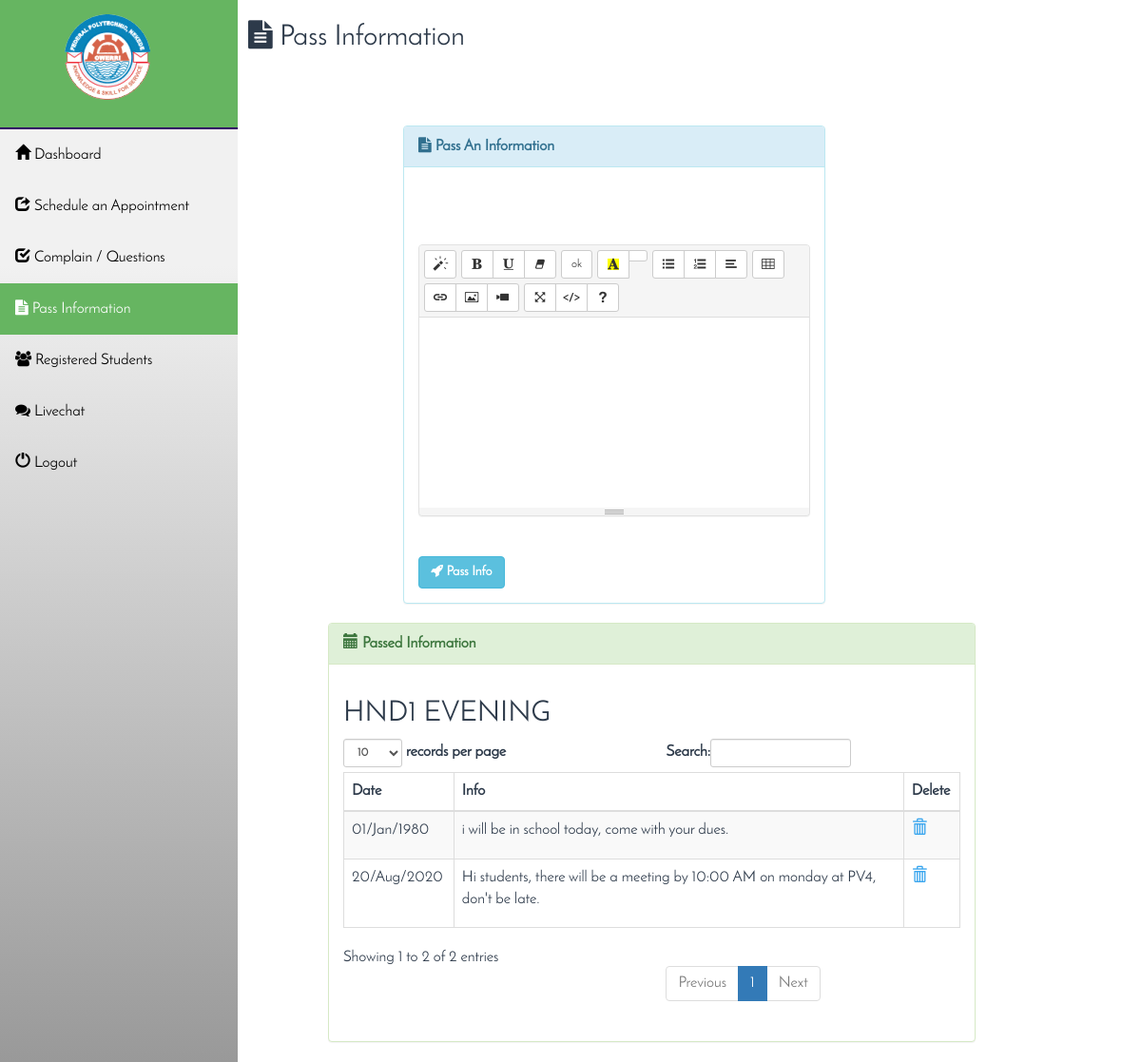
The page /lecturers/info.php (signed in) on the database its author committed.
### tables this page shows
CREATE TABLE IF NOT EXISTS `info` (
`id` int(11) NOT NULL,
  `level` varchar(10) NOT NULL,
  `programme` varchar(20) NOT NULL,
  `semester` varchar(100) NOT NULL,
  `inf` text NOT NULL,
  `date` varchar(70) NOT NULL,
  `lecturer_name` text NOT NULL,
  `course_code` varchar(15) NOT NULL
);

### lecturers/session.php (called while the page is built, shortened)
<?php
                   $lev=$_SESSION['level'];
                     $prog=$_SESSION['progr'];
                     $sem=$_SESSION['sem'];
?>

### lecturers/info.php (the view, shortened to what this page needs)
<?php
include "session.php";
include"../connect.php";
?>
<!DOCTYPE HTML>
             <head>
                            <link href="../css/bootstrap.min.css" rel="stylesheet" media="screen">
                            <link href="../edit.css" rel="stylesheet" media="screen">
                            <link href="nav.css" rel="stylesheet" media="screen">
                            <link rel="stylesheet" href="../font-awesome/css/font-awesome.min.css">
                            <link rel="stylesheet" href="../font-awesome/css/font-awesome.css">
<link href="css/sample.css" rel="stylesheet">
<link rel="stylesheet" href="../assets/plugins/summernote/dist/summernote.css"/>
</head>
<body style="font-family: ok;">
<div class="sidebar">
<section class="s_logs">
    <img src="../img/fed.PNG" class="img img-responsive">
  </section>
  <a href="index.php"><span class="glyphicon glyphicon-home"></span> Dashboard </a>
  <a href="give.php"><span class="glyphicon glyphicon-share"></span> Schedule an Appointment</a>
  <a href="submitted.php"><span class="glyphicon glyphicon-check"></span> Complain / Questions </a>
  <a class="active" href="info.php"><span class="fa fa-file-text"></span> Pass Information </a>
  <a href="stud.php"><span class="fa fa-users"></span> Registered Students </a>
  <a href="livechat.php"><span class="fa fa-comments"></span> Livechat </a>
  <a href="logout.php" onclick="return confirm('Are you sure you want to logout?')"><span class="glyphicon glyphicon-off"></span> Logout</a>
</div>
<div class="content">
 <div class="row topcontent ">
 <h2 style="margin-left:10px;"><span class="fa fa-file-text"></span> Pass Information</h2><br>
    <div class="col-md-2"></div>
    <div class="col-md-6">
     <br><br>
     <div class="panel panel-info">
      <div class="panel-heading"><b> <span class="fa fa-file-text"></span> Pass An Information</b></div>
      <div class="panel-body">
<form action="<?php echo htmlspecialchars($_SERVER['PHP_SELF']);?>" method="POST" >
<br>
<br>
<br>
<textarea class="form-control summernote" name="info" id="" placeholder="Enter Message..."  style="resize:none;" required=""></textarea><br>
<button class="btn btn-info" name="sub"><b><i class="fa fa-rocket"></i> Pass Info</b></button>
</form>
      </div>
    </div>
    </div>
  </div>
  <div class="row">
    <div class="col-md-1">
    </div>
    <div class="col-md-9">
<div class="panel panel-success">
      <div class="panel-heading"><b> <span class="glyphicon glyphicon-calendar"></span> Passed Information</b></div>
      <div class="panel-body">
<table class="table table-striped table-bordered table-hover" id="dataTables-example">
    <thead>
       <tr>
       <th>Date</th>
       <th>Info</th>
       <th>Delete</th>
   </tr>
</thead>
<tbody>
    <?php
           $mysqli1="select * from info where level='$lev' AND programme='$prog' AND semester='$sem' ";
  $myquery1=mysqli_query($con,$mysqli1) or die(mysqli_error($con));
   echo "<h2>$lev $prog</h2>";
    while($row2 = mysqli_fetch_object($myquery1)){
   ?>
   <tr class="">
                  <td><?php echo $row2->date; ?></td>
                  <td><p><?php echo $row2->inf; ?></p></td>
                  <td>
                    <a href="deleteinfo.php?id=<?php echo $row2->id; ?>" onclick="return confirm('Are you sure you want to delete?')" title="delete Information"><span class="glyphicon glyphicon-trash"></span></a>
                  </td>
                </tr>
               <?php  } ?>
      </tbody>
    </table>
 </div>
    </div>
    </div>
  </div>
</div>
	</body>
	</html>

### edit.css (style rules this page uses)
.img { margin: 30px 0 0 50px; margin-top: 0px; }
.s_logs { background: #66b561; padding: 0px 20px 20px 0px; border-bottom: 2px solid #306; animation: anim 0.7s linear 0s alternate; }

### lecturers/nav.css (style rules this page uses)
body { margin: 0; font-family:ok; }
.sidebar { margin: 0; padding: 0; width: 250px; background:-webkit-linear-gradient(top, #f1f1f1 25%, #999 100%) no-repeat; position: fixed; height: 100%; overflow: auto; }
.sidebar a { font-size: 16px; display: block; color: black; padding: 16px; text-decoration: none; transition: 2s; }
.sidebar a.active { background-color: #66b561; color: white; }
div.content { margin-left: 250px; padding: 1px 16px; height: auto; }

### lecturers/css/sample.css (style rules this page uses)
body, html { padding: 0; margin: 0; font-family: sans-serif, Arial, Verdana, "Trebuchet MS", "Apple Color Emoji", "Segoe UI Emoji", "Segoe UI Symbol"; font-size: 16px; line-height: 22px; }
body { height: 100%; color: #2D3A4A; background-image: url(../img/bg.png); background-repeat: no-repeat; background-position: 50% 100%; background-size: 100% auto; }
body * { box-sizing: border-box; }
a { color: #38A5EE; }

### rows shown on the page
info: date "20/Aug/2020", inf "Hi students, there will be a meeting by 10:00 AM on monday at PV4, don't be late."
info: date "01/Jan/1980", inf "i will be in school today, come with your dues."

### other values the page prints
$lev "HND1"
$prog "EVENING"
